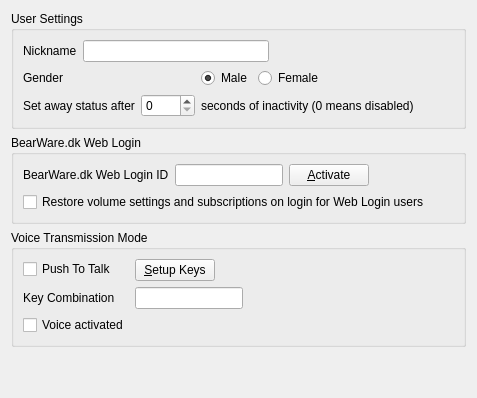
     <widget class="QWidget" name="generalTab">
      <attribute name="title">
       <string>General</string>
      </attribute>
      <layout class="QVBoxLayout" name="verticalLayout_2">
       <item>
        <widget class="QGroupBox" name="groupBox">
         <property name="title">
          <string>User Settings</string>
         </property>
         <layout class="QVBoxLayout" name="verticalLayout_3">
          <item>
           <layout class="QHBoxLayout" name="horizontalLayout">
            <item>
             <widget class="QLabel" name="label">
              <property name="text">
               <string>Nickname</string>
              </property>
              <property name="buddy">
               <cstring>nicknameEdit</cstring>
              </property>
             </widget>
            </item>
            <item>
             <widget class="QLineEdit" name="nicknameEdit"/>
            </item>
            <item>
             <spacer name="horizontalSpacer">
              <property name="orientation">
               <enum>Qt::Horizontal</enum>
              </property>
              <property name="sizeHint" stdset="0">
               <size>
                <width>40</width>
                <height>20</height>
               </size>
              </property>
             </spacer>
            </item>
           </layout>
          </item>
          <item>
           <layout class="QHBoxLayout" name="horizontalLayout_7" stretch="0,0,0,0,0">
            <property name="leftMargin">
             <number>0</number>
            </property>
            <item>
             <widget class="QLabel" name="label_7">
              <property name="text">
               <string>Gender</string>
              </property>
              <property name="buddy">
               <cstring>maleRadioButton</cstring>
              </property>
             </widget>
            </item>
            <item>
             <spacer name="horizontalSpacer_12">
              <property name="orientation">
               <enum>Qt::Horizontal</enum>
              </property>
              <property name="sizeHint" stdset="0">
               <size>
                <width>40</width>
                <height>20</height>
               </size>
              </property>
             </spacer>
            </item>
            <item>
             <widget class="QRadioButton" name="maleRadioButton">
              <property name="sizePolicy">
               <sizepolicy hsizetype="Minimum" vsizetype="Fixed">
                <horstretch>0</horstretch>
                <verstretch>0</verstretch>
               </sizepolicy>
              </property>
              <property name="layoutDirection">
               <enum>Qt::LeftToRight</enum>
              </property>
              <property name="text">
               <string>Male</string>
              </property>
              <property name="checked">
               <bool>true</bool>
              </property>
             </widget>
            </item>
            <item>
             <widget class="QRadioButton" name="femaleRadioButton">
              <property name="text">
               <string>Female</string>
              </property>
             </widget>
            </item>
            <item>
             <spacer name="horizontalSpacer_13">
              <property name="orientation">
               <enum>Qt::Horizontal</enum>
              </property>
              <property name="sizeHint" stdset="0">
               <size>
                <width>40</width>
                <height>20</height>
               </size>
              </property>
             </spacer>
            </item>
           </layout>
          </item>
          <item>
           <layout class="QHBoxLayout" name="horizontalLayout_2">
            <item>
             <widget class="QLabel" name="label_2">
              <property name="text">
               <string>Set away status after</string>
              </property>
              <property name="buddy">
               <cstring>awaySpinBox</cstring>
              </property>
             </widget>
            </item>
            <item>
             <widget class="QSpinBox" name="awaySpinBox">
              <property name="maximum">
               <number>3600</number>
              </property>
             </widget>
            </item>
            <item>
             <widget class="QLabel" name="label_3">
              <property name="text">
               <string>seconds of inactivity (0 means disabled)</string>
              </property>
             </widget>
            </item>
            <item>
             <spacer name="horizontalSpacer_2">
              <property name="orientation">
               <enum>Qt::Horizontal</enum>
              </property>
              <property name="sizeHint" stdset="0">
               <size>
                <width>40</width>
                <height>20</height>
               </size>
              </property>
             </spacer>
            </item>
           </layout>
          </item>
         </layout>
        </widget>
       </item>
       <item>
        <widget class="QGroupBox" name="groupBox_10">
         <property name="title">
          <string>BearWare.dk Web Login</string>
         </property>
         <layout class="QVBoxLayout" name="verticalLayout_12">
          <item>
           <layout class="QHBoxLayout" name="horizontalLayout_22">
            <item>
             <widget class="QLabel" name="label_35">
              <property name="text">
               <string>BearWare.dk Web Login ID</string>
              </property>
              <property name="buddy">
               <cstring>bearwareidEdit</cstring>
              </property>
             </widget>
            </item>
            <item>
             <widget class="QLineEdit" name="bearwareidEdit">
              <property name="readOnly">
               <bool>true</bool>
              </property>
             </widget>
            </item>
            <item>
             <widget class="QPushButton" name="setupBearWareLoginButton">
              <property name="text">
               <string>&amp;Activate</string>
              </property>
             </widget>
            </item>
            <item>
             <spacer name="horizontalSpacer_24">
              <property name="orientation">
               <enum>Qt::Horizontal</enum>
              </property>
              <property name="sizeHint" stdset="0">
               <size>
                <width>40</width>
                <height>20</height>
               </size>
              </property>
             </spacer>
            </item>
           </layout>
          </item>
          <item>
           <widget class="QCheckBox" name="syncWebUserCheckBox">
            <property name="text">
             <string>Restore volume settings and subscriptions on login for Web Login users</string>
            </property>
           </widget>
          </item>
         </layout>
        </widget>
       </item>
       <item>
        <widget class="QGroupBox" name="groupBox_2">
         <property name="title">
          <string>Voice Transmission Mode</string>
         </property>
         <layout class="QFormLayout" name="formLayout">
          <property name="fieldGrowthPolicy">
           <enum>QFormLayout::FieldsStayAtSizeHint</enum>
          </property>
          <property name="labelAlignment">
           <set>Qt::AlignLeading|Qt::AlignLeft|Qt::AlignVCenter</set>
          </property>
          <item row="0" column="0">
           <widget class="QCheckBox" name="pttChkBox">
            <property name="text">
             <string>Push To Talk</string>
            </property>
           </widget>
          </item>
          <item row="0" column="1">
           <widget class="QPushButton" name="setupkeysButton">
            <property name="text">
             <string>&amp;Setup Keys</string>
            </property>
           </widget>
          </item>
          <item row="1" column="0">
           <widget class="QLabel" name="label_4">
            <property name="text">
             <string>Key Combination</string>
            </property>
            <property name="buddy">
             <cstring>keycompEdit</cstring>
            </property>
           </widget>
          </item>
          <item row="1" column="1">
           <widget class="QLineEdit" name="keycompEdit">
            <property name="readOnly">
             <bool>true</bool>
            </property>
           </widget>
          </item>
          <item row="2" column="0">
           <widget class="QCheckBox" name="voiceactChkBox">
            <property name="text">
             <string>Voice activated</string>
            </property>
           </widget>
          </item>
         </layout>
        </widget>
       </item>
       <item>
        <spacer name="verticalSpacer">
         <property name="orientation">
          <enum>Qt::Vertical</enum>
         </property>
         <property name="sizeHint" stdset="0">
          <size>
           <width>20</width>
           <height>40</height>
          </size>
         </property>
        </spacer>
       </item>
      </layout>
     </widget>
